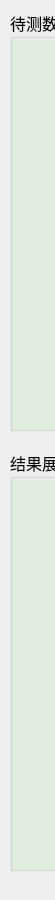
              <widget class="QWidget" name="scrollAreaWidgetContents">
               <property name="geometry">
                <rect>
                 <x>0</x>
                 <y>0</y>
                 <width>55</width>
                 <height>900</height>
                </rect>
               </property>
               <property name="minimumSize">
                <size>
                 <width>0</width>
                 <height>900</height>
                </size>
               </property>
               <property name="font">
                <font>
                 <family>楷体</family>
                 <pointsize>12</pointsize>
                </font>
               </property>
               <widget class="QGroupBox" name="groupBox_3">
                <property name="geometry">
                 <rect>
                  <x>10</x>
                  <y>10</y>
                  <width>871</width>
                  <height>421</height>
                 </rect>
                </property>
                <property name="font">
                 <font>
                  <family>楷体</family>
                  <pointsize>12</pointsize>
                 </font>
                </property>
                <property name="title">
                 <string>待测数据</string>
                </property>
                <widget class="QTextBrowser" name="textBrowser">
                 <property name="geometry">
                  <rect>
                   <x>0</x>
                   <y>30</y>
                   <width>871</width>
                   <height>391</height>
                  </rect>
                 </property>
                 <property name="styleSheet">
                  <string notr="true">border:none;
background-color: rgba(0, 255, 0, 0.05);</string>
                 </property>
                 <property name="verticalScrollBarPolicy">
                  <enum>Qt::ScrollBarAsNeeded</enum>
                 </property>
                </widget>
               </widget>
               <widget class="QGroupBox" name="groupBox_4">
                <property name="geometry">
                 <rect>
                  <x>10</x>
                  <y>450</y>
                  <width>871</width>
                  <height>421</height>
                 </rect>
                </property>
                <property name="font">
                 <font>
                  <family>楷体</family>
                  <pointsize>12</pointsize>
                 </font>
                </property>
                <property name="title">
                 <string>结果展示</string>
                </property>
                <widget class="QTextBrowser" name="textBrowser_2">
                 <property name="geometry">
                  <rect>
                   <x>0</x>
                   <y>30</y>
                   <width>871</width>
                   <height>391</height>
                  </rect>
                 </property>
                 <property name="styleSheet">
                  <string notr="true">border:none;
background-color: rgba(0, 255, 0, 0.05);</string>
                 </property>
                 <property name="verticalScrollBarPolicy">
                  <enum>Qt::ScrollBarAsNeeded</enum>
                 </property>
                </widget>
               </widget>
              </widget>
